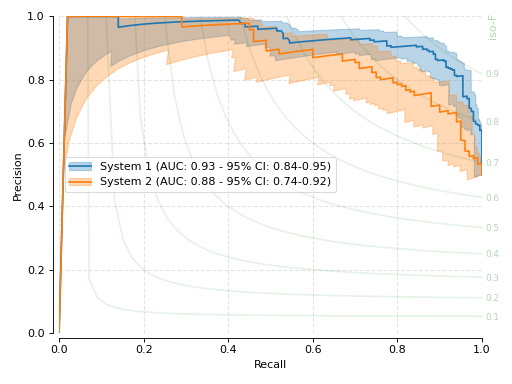

This figure's Python source:
import numpy
from matplotlib import pyplot as plt
import bob.measure.plot

# We simulate scores for 2 hypothethical systems.
# Scores are beta distributed for a "perfect" example
nb_samples1 = 200  # Sample size, higher makes it more precise (thinner CI)
a1 = 6
b1 = 10

nb_samples2 = 100  # Sample size, higher makes it more precise (thinner CI)
a2 = 7
b2 = 10
numpy.random.seed(42)

negatives1 = numpy.random.beta(a=a1, b=b1, size=nb_samples1)
# ph = plt.hist(negatives, bins=100, alpha=0.3, label="Negatives")
# plt.hist(negatives, bins=100, color=h1[2][0].get_facecolor()[:3], histtype="step")

positives1 = numpy.random.beta(a=b1, b=a1, size=nb_samples1)
# nh = plt.hist(positives, bins=100, alpha=0.3, label="Positives")
# plt.hist(positives, bins=100, color=h1[2][0].get_facecolor()[:3], histtype="step")

negatives2 = numpy.random.beta(a=a2, b=b2, size=nb_samples2)
# ph = plt.hist(negatives, bins=100, alpha=0.3, label="Negatives")
# plt.hist(negatives, bins=100, color=h1[2][0].get_facecolor()[:3], histtype="step")

positives2 = numpy.random.beta(a=b2, b=a2, size=nb_samples2)
# nh = plt.hist(positives, bins=100, alpha=0.3, label="Positives")
# plt.hist(positives, bins=100, color=h1[2][0].get_facecolor()[:3], histtype="step")

# plt.title("Scores (i.i.d. samples)")

# We now compute the PR curve with the confidence interval
with bob.measure.plot.tight_pr_layout():
    obj1, auc1 = bob.measure.plot.precision_recall_ci(negatives1, positives1)
    obj2, auc2 = bob.measure.plot.precision_recall_ci(negatives2, positives2)
    plt.legend(
        (obj1, obj2),
        (
            f"System 1 (AUC: {auc1[0]:.2f}"
            f" - 95% CI: {auc1[1]:.2f}-{auc1[2]:.2f})",
            f"System 2 (AUC: {auc2[0]:.2f}"
            f" - 95% CI: {auc2[1]:.2f}-{auc2[2]:.2f})",
        ),
        loc="best",
        fancybox=True,
        framealpha=0.7,
    )

plt.show()
